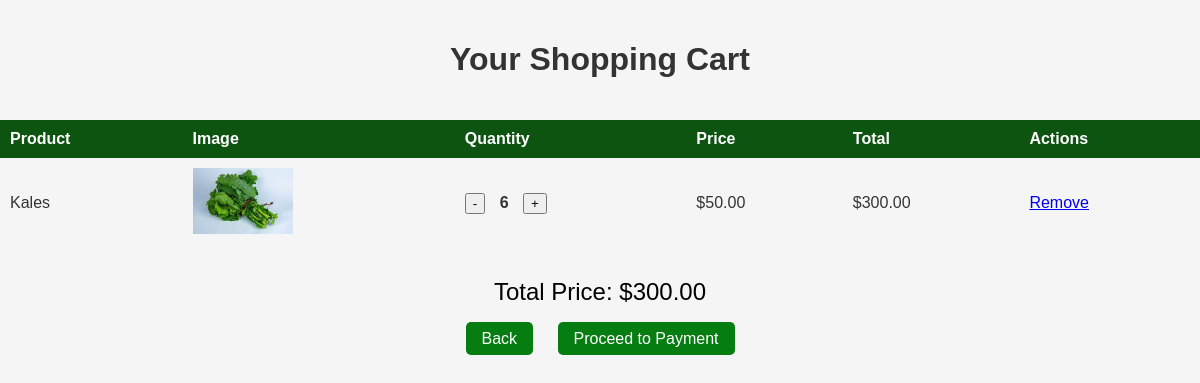
/shoppingcart/view-cart/ (signed in), run on the app's committed database.
### shoppingcart/models.py (models this page shows)
class CartItem(models.Model):
    cart = models.ForeignKey(ShoppingCart, on_delete=models.CASCADE, related_name='cart_items')
    product = models.ForeignKey(Product, on_delete=models.CASCADE)
    quantity = models.PositiveIntegerField(default=1)
    def total_price(self):
        return self.product.price * self.quantity

### inventory/models.py (models this page shows, shortened)
class Product(models.Model):
    vendor = models.ForeignKey(Vendor, on_delete=models.CASCADE, related_name='products')
    name = models.CharField(max_length=32)
    description = models.TextField()
    price = models.DecimalField(max_digits=6, decimal_places=2)
    stock = models.PositiveIntegerField()
    image = models.ImageField(upload_to='images/')  # Added image field
    date_created = models.DateTimeField(auto_now_add=True)
    date_updated = models.DateTimeField(auto_now=True)

### shoppingcart/views.py (the view)
# urls.py: path('view-cart/',view_cart, name='view_cart'),
@login_required
def view_cart(request):
    cart, created = ShoppingCart.objects.get_or_create(user=request.user)
    selected_product_id = request.GET.get('selected_product_id')
    cart_items = cart.cart_items.all()
    total_price = cart.total_price()
    selected_product = None
    selected_cart_item = None
    if selected_product_id:
        selected_product = get_object_or_404(Product, id=selected_product_id)
        selected_cart_item = cart_items.filter(product=selected_product).first()
    context = {
        'cart': cart,
        'cart_items': cart_items,
        'total_price': total_price,
        'selected_product': selected_product,
        'selected_cart_item': selected_cart_item,
    }
    return render(request, 'cart/view_cart.html', context)

### shoppingcart/models.py (called while the page is built)
    def total_price(self):
        return sum(cart_item.total_price() for cart_item in self.cart_items.all())

### templates/cart/view_cart.html (shortened to what this page needs)
<!DOCTYPE html>
<html lang="en">
<head>
</head>
<body>
    <h1>Your Shopping Cart</h1>
    <table>
        <thead>
            <tr>
                <th>Product</th>
                <th>Image</th>
                <th>Quantity</th>
                <th>Price</th>
                <th>Total</th>
                <th>Actions</th>
            </tr>
        </thead>
        <tbody>
            {% for cart_item in cart_items %}
                {% if not selected_cart_item or cart_item != selected_cart_item %}
                    <tr>
                        <td>{{ cart_item.product.name }}</td>
                        <td><img src="{{ cart_item.product.image.url }}" alt="{{ cart_item.product.name }} Image"></td>
                        <td>
                            <form method="post" action="{% url 'update_cart_quantity' cart_item.id %}">
                                <button type="submit" name="action" value="decrease">-</button>
                                <span class="quantity-display">{{ cart_item.quantity }}</span>
                                <button type="submit" name="action" value="increase">+</button>
                            </form>
                        </td>
                        <td>${{ cart_item.product.price }}</td>
                        <td>${{ cart_item.total_price }}</td>
                        <td><a href="{% url 'remove_from_cart' cart_item.id %}">Remove</a></td>
                    </tr>
                {% endif %}
            {% endfor %}
        </tbody>
    </table>
    <p class="price">Total Price: ${{ total_price }}</p>
    <div class="btn-container">
        <a href="{% url 'products_list_view' %}" class="btn back-link">Back</a>
        <a href="{% url 'payment:make_payment' %}" class="btn payment-link">Proceed to Payment</a>
    </div>
</body>
</html>

### templates/cart/view_cart.html (style rules this page uses)
body { font-family: Arial, sans-serif; margin: 0; padding: 0; background-color: #f5f5f5; color: #333; display: flex; flex-direction: column; align-items: center; }
h1 { text-align: center; padding: 20px 0; }
table { width: 100%; border-collapse: collapse; margin-bottom: 20px; }
th, td { padding: 10px; text-align: left; }
th { background-color: #0e5411; color: white; }
img { max-width: 100px; height: auto; }
.quantity-display { font-weight: bold; padding: 0 10px; }
.btn { background-color: #057d11; color: white; border: none; padding: 8px 16px; cursor: pointer; border-radius: 5px; text-decoration: none; }
.back-link { margin-right: 20px; }
.payment-link { margin-top: 20px; }
.price { font-size: 24px; margin-top: 10px; text-align: center; color: black; }

### data on the page
CartItem: product.name "Kales", product.image (picture), quantity "6", product.price "50.00", total_price "300.00"

### other printed values
{{ total_price }} "300.00"
